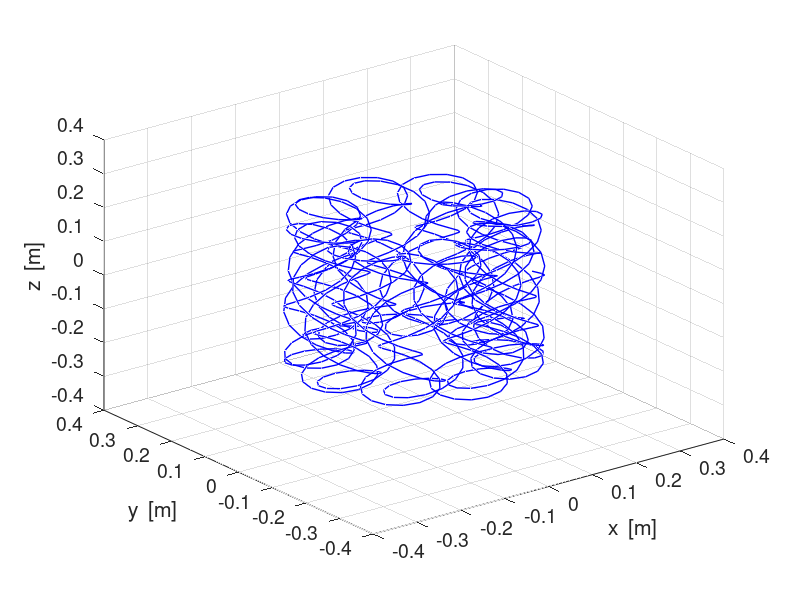

MATLAB code for this plot: (Note: this script raises an error after producing the figure.)
clear all
close all

timesteps = 1000; % sets the number of time steps for the simulation 
q = 1.602E-19; % charge of particle in trap
m = 1.67E-27; % mass of particle in trap
rho0 = 1; % minimum radial distance to trap electrodes
z0 = 1; % minimum axial distance to trap electrodes
d = sqrt(0.5*(z0^2 + (rho0)^2/2)); %characteristic trap dimension

V0 = 1E6; % potential constant V0
B0 = 0.5; % magnitude of uniform magnetic field

% Initialise vectors of displacement of particle in x, y, z directions
x = zeros(1,timesteps);
y = zeros(1,timesteps);
z = zeros(1,timesteps);

h = 1E-8; % set length of discrete time steps

x(1) = 0.1; y(1) = 0.1; z(1) = 0.1; %initial position of particle

vx = 1E6; vy= 1E6; vz = 1E6; %initial velocity of particle

x(2) = x(1) + vx*2*h;
y(2) = y(1) +vy*2*h;
z(2) = z(1) +vz*2*h;

%repeatedly used constants
kE = q*(h^2)*V0/(2*m*d^2); kB = q*h*B0/(m*2); 
kz = h^2*q*V0/(m*d^2);

%displacement of particle
for t = 2:timesteps-1
    x(t+1) = (1/(1+kB^2))*(2*x(t)-x(t-1)+kE*x(t)-kB*y(t-1)+kB*(2*y(t) - y(t-1) + kE*y(t) + kB*(x(t-1))));
    y(t+1) = 2*y(t) - y(t-1) + kE*y(t) - kB*(x(t+1)-x(t-1)) ;
    z(t+1) = 2*z(t) - z(t-1) - kz*z(t);
end

%final plot of particle trajectory
figure (1) % -------------------------------------------------------------
set(gcf,'units','normalized','position',[0.670,0.6,0.3,0.3]);
plot3(x,y,z,'b','LineWidth',1);
xlabel('x  [m]'); ylabel('y  [m]'); zlabel('z  [m]');
grid on
set(gca,'fontsize',14);

%animation of particle trajectory
figure(2) %---------------------------------------------------------------
curve = animatedline('linewidth',1);
 set(gca,'XLim',[-0.5 0.5],'YLim',[-0.5 0.5],'ZLim',[-0.5 0.5])
 view(-39,27);
 xlabel('x  [m]'); ylabel('y  [m]'); zlabel('z  [m]');
for i = 1:timesteps
    addpoints(curve,x(i),y(i),z(i))
    grid 'on'
    drawnow 
end


